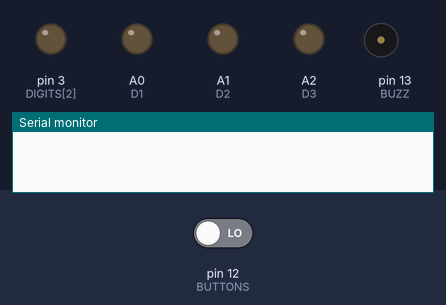
The sketch below on a simulated Arduino Uno, built with avr-gcc and run on an emulated ATmega328P. On the bench: output pins drawn as LEDs (lit = HIGH), buzzer (waves = sounding), the last lines printed to the serial monitor. The inputs (shaded band) are chosen by the test bench; at power-on: pin 12 (BUTTONS) LOW. Random numbers use the default seed unless the sketch sets one; pins used as bus, display or sensor lines are not drawn.

Above: at 0.1 s.
At 11.75 s:
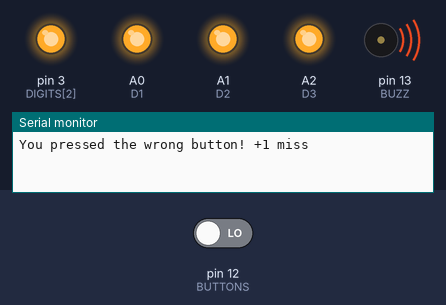
At 14.9 s:
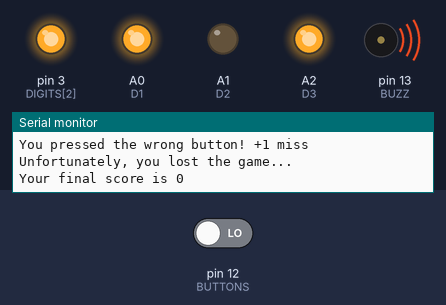
At 16.2 s:
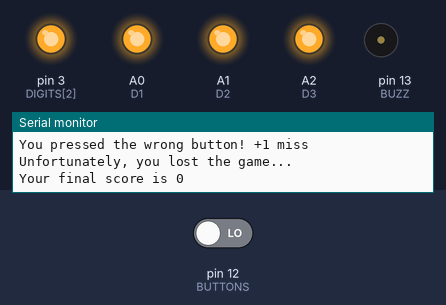
Timing chart, 0 to 17.7 s (numbered marks = the images above):
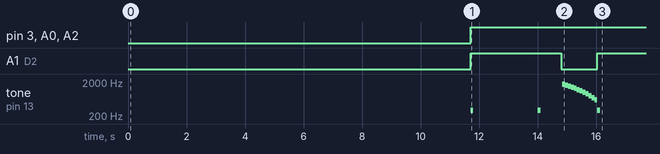

Measured:
- by itself, pin 3 (DIGITS[2]), A0 (D1), A2 (D3): LOW → HIGH at 11.7 s
- by itself, A1 (D2): LOW → HIGH at 11.7 s, → LOW 3.1 s later, → HIGH 1.2 s later
- by itself, tone on pin 13 (BUZZ): plays 300 Hz for 0.10 s, 300 Hz for 0.10 s, 1700 Hz for 0.10 s, 1600 Hz for 0.10 s, 1500 Hz for 0.10 s, 1400 Hz for 0.10 s … (15 notes in this stretch)

The sketch:

indicatorgame.ino
```cpp
/**
 * @file indicatorgame.ino
 *
 * @brief Simple game with 7-segment indicator based on Arduino Uno
 * @date 28.10.2022
 *
 * @author Aleksandr Gordienko
 * Contact: reclaite@gmail.com
 *
 */

#define A 2
#define B 3
#define C 4
#define D 5
#define E 6
#define F 7
#define G 8

#define D1 A0
#define D2 A1
#define D3 A2
#define D4 A3

const byte SEGMENTS[] = {A, B, C, D, E, F, G};
const byte DIGITS[] = {D1, D2, D3, D4};

#define BTN1 12
#define BTN2 9
#define BTN3 11
#define BTN4 10

const byte BUTTONS[] = {BTN1, BTN2, BTN3, BTN4};

// Пин пьезодинамика
#define BUZZ 13

// Время для игры (с каждым нажатием постепенно уменьшается
// на difference миллисекунд)
int difference = 100;
int timeToPlay = 3000;

// Поля для хранения количества очков, сколько "промахов"
// можно и уже сделано
int score = 0;
byte missesToLose = 3;
byte missedTimes = 0;

// Отвечает за состояние проигрыша игры
boolean lost = false;

void setup() {
	// Регистрация пинов сегментов индикатора на OUTPUT
	for (int i = 0; i < sizeof(SEGMENTS); i++)
		pinMode(SEGMENTS[1], OUTPUT);

	// Регистрация пинов цифр индикатора на OUTPUT
	for (int i = 0; i < sizeof(DIGITS); i++)
		pinMode(DIGITS[i], OUTPUT);

	// Регистрация пинов кнопок на INPUT (принятие сигнала)
	for (int i=0; i < sizeof (BUTTONS); i++)
		pinMode(BUTTONS[1], INPUT_PULLUP);

	// Регистрация пьезодинамика
	pinMode(BUZZ, OUTPUT);

	Serial.begin(9600);
}

void loop() {
	// Если игрок уже проиграл, то сразу же заканчиваем игру
	if (lost)
		return;

	// Даем шанс 1/10 на включение игры, иначе ждем
	// небольшое время и повторяем попытку
	if (random(10) == 1) {
		// Получаем из метода сhесkpress делитель очков.
		// Чем быстрее была нажата кнопка, тем больше по итогу
		// будет очков (максимум 10)
		// Если же был вернут делитель 0, это означает отсутствие клика, либо
		// нажатие неправильной и мы засчитываем промах
		byte chosenDigit = random(sizeof(DIGITS));
		lightUp(chosenDigit);
		byte divider = checkPress(chosenDigit);

		if (divider != 0) {
		score += (int) 10 / divider;
		timeToPlay -= difference;
		Serial.print("You pressed the right button! Now your score is ");
		Serial.println(score);
		tone(BUZZ, 2000, 100);
		} else {
			if (missesToLose == ++missedTimes)
				lose();
			tone(BUZZ, 300, 100);
			}
		// Тушим индикатор, чтобы между играми он не горел
		lightUp(-1);
		delay(500);
	} else {
	    delay(300);
	}
}

byte checkPress(byte digit) {
	byte activeButton = BUTTONS[digit];
	int divider = 1;
	// Разбиваем отрезок времени игры на кусочки по 10 миллисекунд
	// Так как не работаем асинхронно, то нам приходится так делать
	for (int i = 0; i < timeToPlay / 10; i++) {
		for (int k = 0; k < sizeof(BUTTONS); k++) {
			byte button = BUTTONS[k];
			// Проходимся по всем кнопкам и проверяем их на полученный сигнал нак
			if (!digitalRead(button)) {
				// Проверяем, ту ли кнопку нажал игрок
				// Если да, то засчитываем очки, если нет, засчитываем промах
				if (button == activeButton)
					return divider;
				else {
					Serial.println("You pressed the wrong button! +1 miss");
					return 0;
				}
			}
		}
		if (i % 50 == 0)
			divider++;
		delay(10);
	}
	Serial.println("You didn't press the button. +1 miss");
	return 0;
}

// Данный метод используется для полного зажигания одной из цифр индикатора
// В параметр digit передается номер цифры (порядок начинается с 0)
void lightUp(byte digit) {
  for (int i = 0; i < sizeof(SEGMENTS); i++)
    digitalWrite(SEGMENTS[i], HIGH);
  for (int i = 0; i < sizeof(DIGITS); i++)
    digitalWrite(DIGITS[i], i == digit ? LOW : HIGH);
}

// Дополнительная логика при проигрыше игрока в игре
// Выводится сообщение о том, что игрок проиграл, выводится
// число очков и грустный звук
// Состояние проигрыша меняется на true, то есть теперь
// нужно только перезагружать плату для повторной игры
// Либо дописывать отдельную кнопку, переключающую состояние lost
void lose() {
	Serial.println("Unfortunately, you lost the game...");
	Serial.print("Your final score is ");
	Serial.println(score);
	for (int i = 1200; i > 0; i -= 100) {
		tone(BUZZ, 500 + i, 100);
		delay(100);
	}
	lightUp(-1);
	lost = true;
}
```
